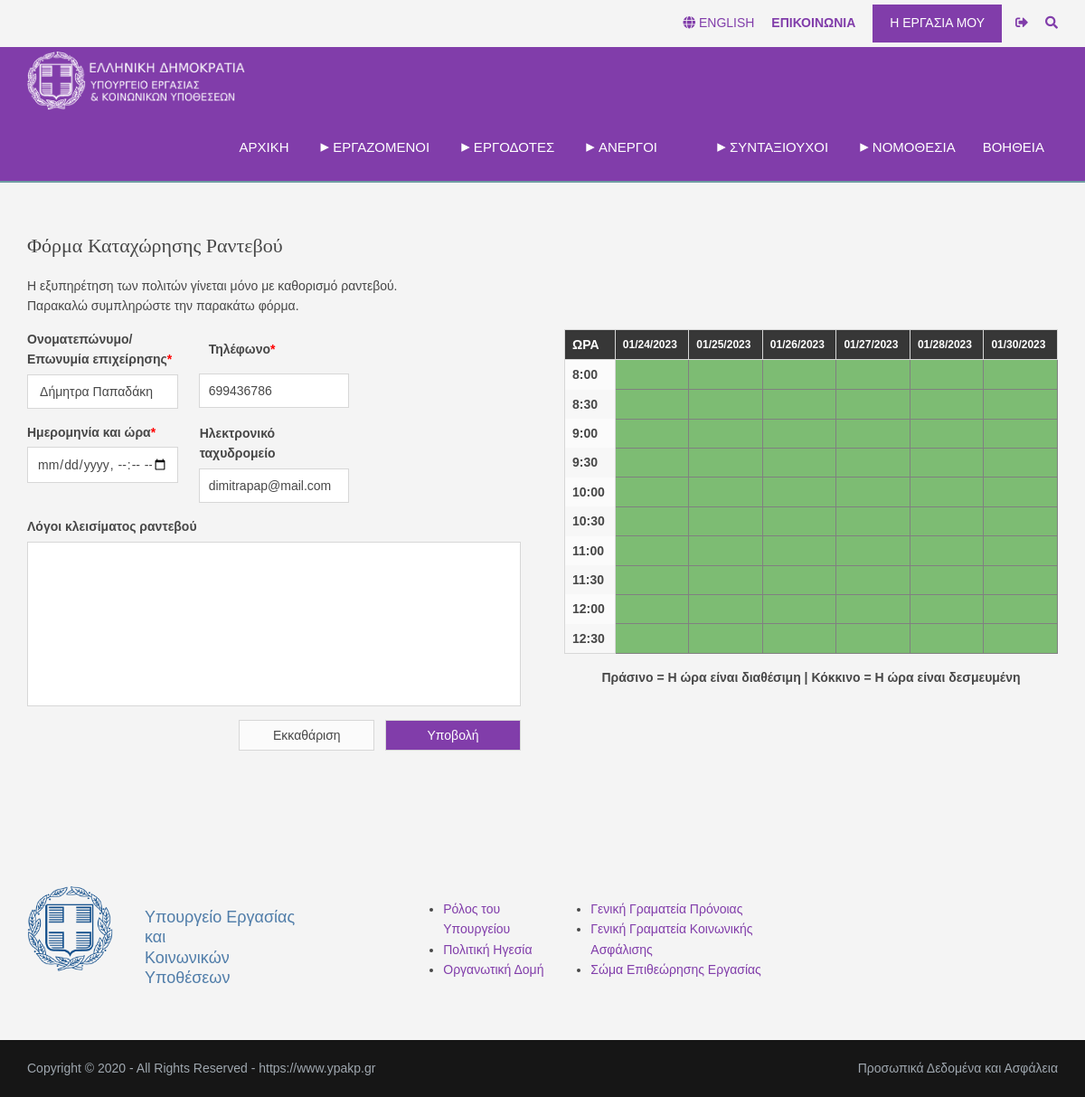
The page /contact/appointment.php (signed in) on the database its author committed.
### tables this page shows
CREATE TABLE `users` (
  `id` varchar(9) NOT NULL,
  `role_id` tinyint(2) DEFAULT 1,
  `name` varchar(25) NOT NULL,
  `password` varchar(20) NOT NULL,
  `email` varchar(30) NOT NULL,
  `phone` varchar(9) DEFAULT NULL
);

### htdocs/contact/appointment.php (the view, shortened to what this page needs)
<!DOCTYPE html>
<html lang="el">
<head>
  <link href="../layout/styles/layout.css" rel="stylesheet" type="text/css" media="all">
</head>
<body id="top">
<div id="fixed">
  <div class="wrapper row0">
    <div id="topbar" class="hoc clear" >
      <div class="fl_right">
        <ul class="nospace">
          <li><a href="#" title="English"><i class="fas fa-globe"></i> English</a></li>
          <li><a href="contact.php" title="Επικοινωνία"><b>Επικοινωνια</b></a></li>
          <?php
            if(!isset($_SESSION["loggedin"])){
              echo '<li><a href="../authentication/login.php" title="Κουμπί Σύνδεσης">Σύνδεση</a></li>';
              echo '<li><a href="../authentication/register.php" title="Κουμπί Εγγραφής">Εγγραφή</a></li>';
            }
            elseif($_SESSION["role_id"] == 1){
              echo '<li><a href="../employee_profile/myemployment.php" class="btn btn-danger" title="Προφίλ εργαζόμενου">Η εργασία μου</a></li>';
              echo '<li><a href="../authentication/logout.php" title = "Αποσύνδεση"><i class="fa fa-sign-out-alt"></i></a></li>';
            }
            else{
              echo '<li><a href="../employer_profile/mybusiness.php" class="btn btn-danger" title="Προφίλ εργοδότη">Η επιχείρησή μου</a></li>';
              echo '<li><a href="../authentication/logout.php" title = "Αποσύνδεση"><i class="fa fa-sign-out-alt"></i></a></li>';
            }
          ?>
          <li id="searchform">
          </li>
        </ul>
      </div>
    </div>
  </div>
  <div class="wrapper row1">
    <header id="header" class="hoc clear">
      <div id="logo" class="fl_left">
          <a href="../index.php"><img src="../images/logo.png" style="height: 65px;" alt="Υπουργείο Εργασίας"></a>
      </div>
      <nav id="mainav" class="fl_right">
        <ul class="clear">
          <li><a class="nodrop" href="../index.php" style="padding-top: 32px; padding-bottom: 30px;">Αρχικη</a></li>
          <li ><a class="drop" href="../employees.php">&nbsp;Εργαζομενοι</a>
          </li>
          <li><a class="drop" href="../employers.php">&nbsp;Εργοδοτες</a>
          </li>
          <li><a class="drop" href="#" style="width: 145px;">&nbsp;Ανεργοι</a>
          </li>
          <li><a class="drop" href="#">&nbsp;Συνταξιουχοι</a>
          </li>
          <li><a class="drop" href="#">&nbsp;Νομοθεσια</a>
          </li>
          <li><a class="nodrop" href="#">Βοηθεια</a></li>
        </ul>
      </nav>
    </header>
  </div>
</div>
<?php
if(isset($_SESSION["loggedin"])){
  echo '<div style="padding-bottom: 133px;"></div>';
}
else{
  echo '<div style="padding-bottom: 113px;"></div>';
}
?>
<div class="wrapper bgded overlay gradient" style="z-index: 1; background-color:rgb(0, 0, 0);">
    <div id="breadcrumb" class="hoc clear">
      <ul>
        <li><a href="../index.php" title="Αρχική"><i class="fa fa-home"></i></a></li>
        <li><a href="contact.php">ΕΠΙΚΟΙΝΩΝΙΑ</a></li>
        <li><a href="licence.php">ΚΑΤΟΧΥΡΩΣΗ ΡΑΝΤΕΒΟΥ</a></li>
      </ul>
    </div>
</div>
<div class="wrapper row2">
  <main class="hoc container clear">
  <div id="comments">
    <h2>Φόρμα καταχώρησης ραντεβού</h2>
    <p>Η εξυπηρέτηση των πολιτών γίνεται μόνο με καθορισμό ραντεβού.
      <br> Παρακαλώ συμπληρώστε την παρακάτω φόρμα.</p>
    <form action='insert_appointment.php' method='post'>
      <div class="one_half first">
        <?php
          require_once "../authentication/config.php";
          if(!isset($_SESSION["loggedin"])){
            echo '<p>Αν έχετε λογαριασμό, μπορείτε να
                  <link><a href="../authentication/login.php">συνδεδείτε</a></link>
                  για αυτόματη συμπλήρωση των πεδίων.</p>
                  <div class="one_third first">
                  <label for="name"><strong>Ονοματεπώνυμο/Επωνυμία επιχείρησης<span>*</span></label>
                  <input type="text" name="name" id="name" value="" size="22" required>
                </div>
                <div class="one_third">
                  <label for="phone" style="padding: 11px;">Τηλέφωνο<span>*</span></label>
                  <input type="phone" name="phone" id="phone" value="" size="22">
                </div>
                <div class="one_third first">
                    <label for="datetime" ><strong>Ημερομηνία και ώρα<span>*</span></label>
                    <input type="datetime-local" name="datetime" id="datetime" value="" size=22"" required>
                </div>
                <div class="one_third">
                  <label for="mail" style="padding: 1px;"><strong>Ηλεκτρονικό ταχυδρομείο</label>
                  <input type="mail" name="mail" id="mail" value="" size="22">
                </div>
                <div class="block clear">
                  <label for="text">Λόγοι κλεισίματος ραντεβού</label>
                  <textarea name="text" id="text" cols="10" rows="10"></textarea>
                </div>
                <div style="float: right;">
                  <input type="reset" name="reset" value="Εκκαθάριση">
                  &nbsp;
                  <input type="submit" name="submit" value="Υποβολή" style="background-color: #813DAA; color: #FFFFFF;">
                </div>';
          }
          else{
            $id = $_SESSION["id"];
            $sql = "SELECT name, email, phone FROM users where id = '$id'";
            $result = mysqli_query($link, $sql);
            if (mysqli_num_rows($result) > 0) {
                $row = mysqli_fetch_assoc($result);
                echo " <div class='one_third first'>
                    <label for='name'><strong>Ονοματεπώνυμο/Επωνυμία επιχείρησης<span>*</span></label>
                    <input type='text' name='name' id='name' value=' ".$row["name"]."' size='22' required>
                  </div>
                  <div class='one_third'>
                    <label for='phone' style='padding: 11px;'>Τηλέφωνο<span>*</span></label>";
                if ($row["phone"] != NULL){
                  $phone = $row["phone"];
                }
                else{
                  $phone = '';
                }
                echo "<input type='phone' name='phone' id='phone' value='".$phone."' size='22'>
                  </div>
                  <div class='one_third first'>
                    <label for='datetime'><strong>Ημερομηνία και ώρα<span>*</span></label>
                    <input type='datetime-local' name='datetime' id='datetime' value='' size='22' required>
                  </div>
                  <div class='one_third'>
                    <label for='mail' style='padding: 1px;'><strong>Ηλεκτρονικό ταχυδρομείο</label>
                    <input type='mail' name='mail' id='mail' value='".$row["email"]."' size='22'>
                  </div>
                  <div class='block clear'>
                    <label for='text'>Λόγοι κλεισίματος ραντεβού</label>
                    <textarea name='text' id='text' cols='25' rows='10'></textarea>
                  </div>
                  <div style='float: right;'>
                    <input type='reset' name='reset' value='Εκκαθάριση'>
                    &nbsp;
                    <input type='submit' name='submit' value='Υποβολή' style='background-color: #813DAA; color: #FFFFFF;'>
                  </div>";
            } else {
                echo "0 results";
            }
          }
        ?>
      </div>
      <div class="one_half" id="date_picker">
        <table cellspacine = "1" cellpadding = "5">
          <thead>
            <tr>
              <th>ΩΡΑ</th>
              <th class="table_header"></th>
              <th class="table_header"></th>
              <th class="table_header"></th>
              <th class="table_header"></th>
              <th class="table_header"></th>
              <th class="table_header"></th>
            </tr>
          </thead>
          <tbody>
            <tr>
              <td>8:00</td>
              <td id="08:00_0" onclick="activate(this.id)" class="day_button"> </td>
              <td id="08:00_1" onclick="activate(this.id)" class="day_button"> </td>
              <td id="08:00_2" onclick="activate(this.id)" class="day_button"> </td>
              <td id="08:00_3" onclick="activate(this.id)" class="day_button"> </td>
              <td id="08:00_4" onclick="activate(this.id)" class="day_button"> </td>
              <td id="08:00_5" onclick="activate(this.id)" class="day_button"> </td>
            </tr>
            <tr>
              <td>8:30</td>
              <td id="08:30_0" onclick="activate(this.id)" class="day_button" > </td>
              <td id="08:30_1" onclick="activate(this.id)" class="day_button"> </td>
              <td id="08:30_2" onclick="activate(this.id)" class="day_button"> </td>
              <td id="08:30_3" onclick="activate(this.id)" class="day_button"> </td>
              <td id="08:30_4" onclick="activate(this.id)" class="day_button"> </td>
              <td id="08:30_5" onclick="activate(this.id)" class="day_button"> </td>
            </tr>
            <tr>
              <td>9:00</td>
              <td id="09:00_0" onclick="activate(this.id)" class="day_button"> </td>
              <td id="09:00_1" onclick="activate(this.id)" class="day_button"> </td>
              <td id="09:00_2" onclick="activate(this.id)" class="day_button"> </td>
              <td id="09:00_3" onclick="activate(this.id)" class="day_button"> </td>
              <td id="09:00_4" onclick="activate(this.id)" class="day_button"> </td>
              <td id="09:00_5" onclick="activate(this.id)" class="day_button"> </td>
            </tr>
            <tr>
              <td>9:30</td>
              <td id="09:30_0" onclick="activate(this.id)" class="day_button"> </td>
              <td id="09:30_1" onclick="activate(this.id)" class="day_button"> </td>
              <td id="09:30_2" onclick="activate(this.id)" class="day_button"> </td>
              <td id="09:30_3" onclick="activate(this.id)" class="day_button"> </td>
              <td id="09:30_4" onclick="activate(this.id)" class="day_button"> </td>
              <td id="09:30_5" onclick="activate(this.id)" class="day_button"> </td>
            </tr>
            <tr>
              <td>10:00</td>
              <td id="10:00_0" onclick="activate(this.id)" class="day_button"> </td>
              <td id="10:00_1" onclick="activate(this.id)" class="day_button"> </td>
              <td id="10:00_2" onclick="activate(this.id)" class="day_button"> </td>
              <td id="10:00_3" onclick="activate(this.id)" class="day_button"> </td>
              <td id="10:00_4" onclick="activate(this.id)" class="day_button"> </td>
              <td id="10:00_5" onclick="activate(this.id)" class="day_button"> </td>
            </tr>
            <tr>
              <td>10:30</td>
              <td id="10:30_0" onclick="activate(this.id)" class="day_button"> </td>
              <td id="10:30_1" onclick="activate(this.id)" class="day_button"> </td>
              <td id="10:30_2" onclick="activate(this.id)" class="day_button"> </td>
              <td id="10:30_3" onclick="activate(this.id)" class="day_button"> </td>
              <td id="10:30_4" onclick="activate(this.id)" class="day_button"> </td>
              <td id="10:30_5" onclick="activate(this.id)" class="day_button"> </td>
            </tr>
            <tr>
              <td>11:00</td>
              <td id="11:00_0" onclick="activate(this.id)" class="day_button"> </td>
              <td id="11:00_1" onclick="activate(this.id)" class="day_button"> </td>
              <td id="11:00_2" onclick="activate(this.id)" class="day_button"> </td>
              <td id="11:00_3" onclick="activate(this.id)" class="day_button"> </td>
              <td id="11:00_4" onclick="activate(this.id)" class="day_button"> </td>
              <td id="11:00_5" onclick="activate(this.id)" class="day_button"> </td>
            </tr>
            <tr>
              <td>11:30</td>
              <td id="11:30_0" onclick="activate(this.id)" class="day_button"> </td>
              <td id="11:30_1" onclick="activate(this.id)" class="day_button"> </td>
              <td id="11:30_2" onclick="activate(this.id)" class="day_button"> </td>
              <td id="11:30_3" onclick="activate(this.id)" class="day_button"> </td>
              <td id="11:30_4" onclick="activate(this.id)" class="day_button"> </td>
              <td id="11:30_5" onclick="activate(this.id)" class="day_button"> </td>
            </tr>
            <tr>
              <td>12:00</td>
              <td id="12:00_0" onclick="activate(this.id)" class="day_button"> </td>
              <td id="12:00_1" onclick="activate(this.id)" class="day_button"> </td>
              <td id="12:00_2" onclick="activate(this.id)" class="day_button"> </td>
              <td id="12:00_3" onclick="activate(this.id)" class="day_button"> </td>
              <td id="12:00_4" onclick="activate(this.id)" class="day_button"> </td>
              <td id="12:00_5" onclick="activate(this.id)" class="day_button"> </td>
            </tr>
            <tr>
              <td>12:30</td>
              <td id="12:30_0" onclick="activate(this.id)" class="day_button"> </td>
              <td id="12:30_1" onclick="activate(this.id)" class="day_button"> </td>
              <td id="12:30_2" onclick="activate(this.id)" class="day_button"> </td>
              <td id="12:30_3" onclick="activate(this.id)" class="day_button"> </td>
              <td id="12:30_4" onclick="activate(this.id)" class="day_button"> </td>
              <td id="12:30_5" onclick="activate(this.id)" class="day_button"> </td>
            </tr>
          </tbody>
        </table>
        <p style="text-align: center;"> Πράσινο = Η ώρα είναι διαθέσιμη | Κόκκινο = Η ώρα είναι δεσμευμένη</p>
      </div>
    </form>
  </div>
  </main>
</div>
<div class="wrapper row2">
  <main class="hoc clear">
    <div class="content three_quarter first min_info">
      <div class="flex_row">
        <img class="single_logo" src="../images/logo_big.png" alt="Υπουργείο Εργασίας Λόγκο">
        <p class="yp_name unbold"> Υπουργείο Εργασίας και <br> Κοινωνικών Υποθέσεων</p>
        <ul class="unbold">
          <li><a  href="#"> Ρόλος του Υπουργείου </a></li>
          <li><a href="#"> Πολιτική Ηγεσία </a></li>
          <li><a href="#"> Οργανωτική Δομή </a></li>
        </ul>
        <ul class="unbold">
          <li><a href="#"> Γενική Γραματεία Πρόνοιας </a></li>
          <li><a href="#"> Γενική Γραματεία Κοινωνικής Ασφάλισης </a></li>
          <li><a href="#"> Σώμα Επιθεώρησης Εργασίας </a></li>
        </ul>
      </div>
    </div>
  </main>
</div>
<div class="wrapper row5">
  <div id="copyright" class="hoc clear">
    <p class="fl_left unbold" >Copyright &copy; 2020 - All Rights Reserved - <a href="#">https://www.ypakp.gr</a></p>
    <a href="#" ><p class="fl_right unbold">Προσωπικά Δεδομένα και Ασφάλεια</p></a>
  </div>
</div>
  </body>
  </html>

### rows shown on the page
users: name "Δήμητρα Παπαδάκη", phone "699436786", mail "dimitrapap@mail.com"
